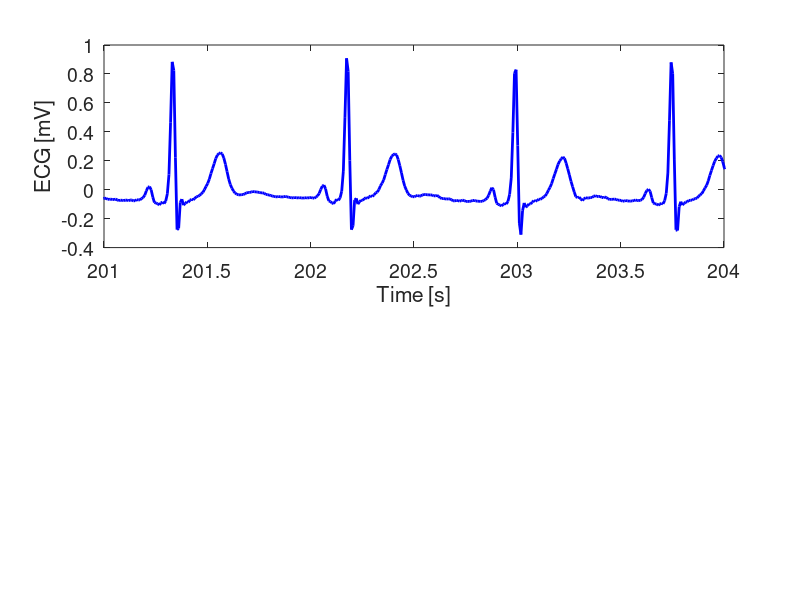

Here is the MATLAB script that generated this plot: (Note: this script raises an error after producing the figure.)
%% Test Application on Brain-heart Interactions
% Computation of TV-AR on one illustrative subject on one single EEG
% channel (Fp1) as described in the Section IV of the main document.
% EEG data are provided after the pre-processing procedure as described in
% Section IV of the main documenta
clc; clear all; close all;
load('Phys_Signals.mat')

data_EEG(1,:,:)=data_eeg;% single realization for EEG
% Plot ECG signal
figure;
subplot(2,1,1)
plot(t, data_ECG,'-b','LineWidth',2);
ymin = min(data_ECG)-0.1;
ymax = max(data_ECG)+0.1;
xlabel('Time [s]');
set(gca,'Fontsize',14);
ylabel('ECG [mV]');
xlim([201 204])

% Time-varying identification with RLS
[A_e,Su_e]=RLS_ID_AR1(data_EEG,5,0.99);
% comptation of IS
ret_e=tv_IS(A_e,Su_e);
subplot(2,1,2)
plot(t,ret_e.IS,'-b','LineWidth',2);
xlabel('Time [s]');
set(gca,'Fontsize',14);
ylabel('TV_IS [nats]');
ylim([1 3])
xlim([201 204])